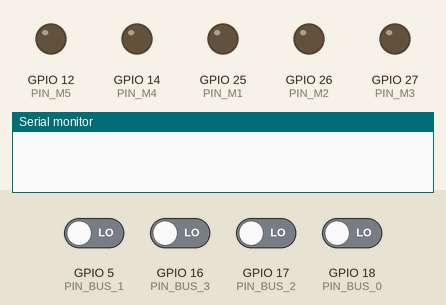
This program was run on a simulated ESP32. Parts: output pins drawn as LEDs (lit = HIGH), the last lines printed to the serial monitor. Inputs (shaded band) come from the test bench; at power-on: GPIO 5 (PIN_BUS_1), GPIO 16 (PIN_BUS_3), GPIO 17 (PIN_BUS_2), GPIO 18 (PIN_BUS_0) LOW.

Above: at 1.2 s.
1.3 s: GPIO 5 (PIN_BUS_1) driven HIGH
At 1.6 s:
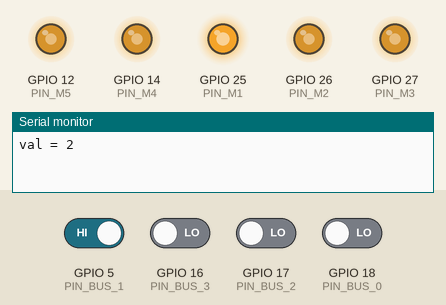
2.8 s: GPIO 16 (PIN_BUS_3) driven HIGH
At 3.9 s:
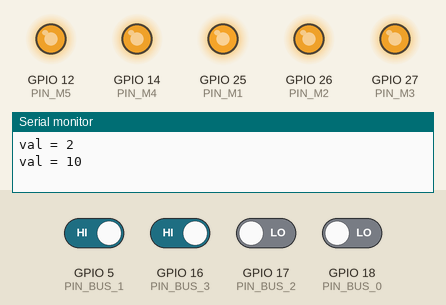
4.3 s: GPIO 17 (PIN_BUS_2) driven HIGH
At 5.1 s:
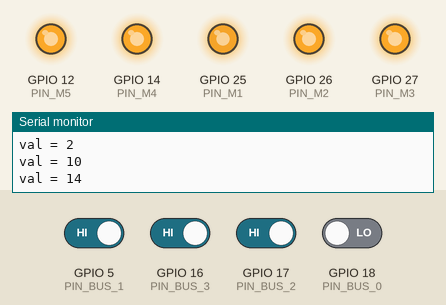
5.8 s: GPIO 18 (PIN_BUS_0) driven HIGH
At 6.2 s:
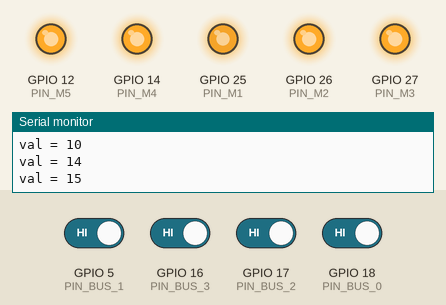
Timing chart, 0 to 8.3 s (numbered marks = the images above; inputs shaded):
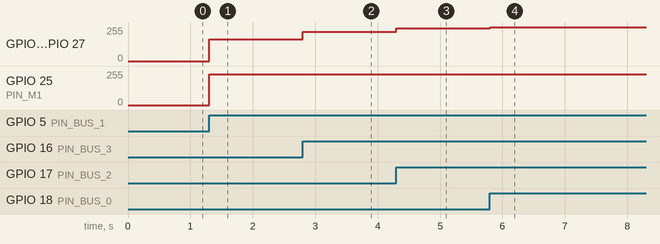

Measured:
- after the input at 1.3 s, GPIO 12 (PIN_M5), GPIO 14 (PIN_M4), GPIO 26 (PIN_M2), GPIO 27 (PIN_M3): 0/255 → 163/255 at once; GPIO 25 (PIN_M1): 0/255 → 232/255 at once
- after the input at 2.8 s, GPIO 12 (PIN_M5), GPIO 14 (PIN_M4), GPIO 26 (PIN_M2), GPIO 27 (PIN_M3): 163/255 → 219/255 at once
- after the input at 4.3 s, GPIO 12 (PIN_M5), GPIO 14 (PIN_M4), GPIO 26 (PIN_M2), GPIO 27 (PIN_M3): 219/255 → 247/255 at once
- after the input at 5.8 s, GPIO 12 (PIN_M5), GPIO 14 (PIN_M4), GPIO 26 (PIN_M2), GPIO 27 (PIN_M3): 247/255 → 255/255 at once

The program:

main.cpp
```cpp
#include <Arduino.h>

// === Paramètres PWM ===
#define PWM_FREQ      10000
#define PWM_RES       8

// === Pins moteurs ===
#define PIN_M1  25
#define PIN_M2  26
#define PIN_M3  27
#define PIN_M4  14
#define PIN_M5  12

// === Canaux PWM ===
#define CH_M1   0
#define CH_M2   1
#define CH_M3   2
#define CH_M4   3
#define CH_M5   4

// === Bus 4 bits ===
#define PIN_BUS_0 18
#define PIN_BUS_1 5
#define PIN_BUS_2 17
#define PIN_BUS_3 16

// === Fonctions ===
uint8_t getBus4BitsValue();
void setMoteur1(uint8_t val);
void setMoteur2(uint8_t val);
void setMoteur3(uint8_t val);
void setMoteur4(uint8_t val);
void setMoteur5(uint8_t val);

uint8_t getDutyFromValue1(uint8_t val);
uint8_t getDutyFromValue(uint8_t val);

// === Setup ===
void setup() {
  Serial.begin(115200);

  pinMode(PIN_M1, OUTPUT);
  pinMode(PIN_M2, OUTPUT);
  pinMode(PIN_M3, OUTPUT);
  pinMode(PIN_M4, OUTPUT);
  pinMode(PIN_M5, OUTPUT);

  pinMode(PIN_BUS_0, INPUT_PULLDOWN);
  pinMode(PIN_BUS_1, INPUT_PULLDOWN);
  pinMode(PIN_BUS_2, INPUT_PULLDOWN);
  pinMode(PIN_BUS_3, INPUT_PULLDOWN);

  ledcSetup(CH_M1, PWM_FREQ, PWM_RES);
  ledcAttachPin(PIN_M1, CH_M1);

  ledcSetup(CH_M2, PWM_FREQ, PWM_RES);
  ledcAttachPin(PIN_M2, CH_M2);

  ledcSetup(CH_M3, PWM_FREQ, PWM_RES);
  ledcAttachPin(PIN_M3, CH_M3);

  ledcSetup(CH_M4, PWM_FREQ, PWM_RES);
  ledcAttachPin(PIN_M4, CH_M4);

  ledcSetup(CH_M5, PWM_FREQ, PWM_RES);
  ledcAttachPin(PIN_M5, CH_M5);
}

uint8_t val_precedente = 0;

void loop() {
  uint8_t val = getBus4BitsValue();
  if (val != val_precedente) {
    Serial.print("val = ");
    Serial.println(val);
    val_precedente = val;
    setMoteur1(1);
    setMoteur2(val);
    setMoteur3(val);
    setMoteur4(val);
    setMoteur5(val);
  }
}

uint8_t getBus4BitsValue() {
  uint8_t val = 0;
  val |= (digitalRead(PIN_BUS_0) << 0);
  val |= (digitalRead(PIN_BUS_1) << 1);
  val |= (digitalRead(PIN_BUS_2) << 2);
  val |= (digitalRead(PIN_BUS_3) << 3);
  // val = 1;
  return val;
}

// === Fonctions pour chaque moteur ===

void setMoteur1(uint8_t val) {
  uint8_t duty = getDutyFromValue1(val);
  ledcWrite(CH_M1, duty);
}

void setMoteur2(uint8_t val) {
  uint8_t duty = getDutyFromValue(val);
  ledcWrite(CH_M2, duty);
}

void setMoteur3(uint8_t val) {
  uint8_t duty = getDutyFromValue(val);
  ledcWrite(CH_M3, duty);
}

void setMoteur4(uint8_t val) {
  uint8_t duty = getDutyFromValue(val);
  ledcWrite(CH_M4, duty);
}

void setMoteur5(uint8_t val) {
  uint8_t duty = getDutyFromValue(val);
  ledcWrite(CH_M5, duty);
}

// === Fonction auxiliaire avec switch-case sur 4 bits ===
uint8_t getDutyFromValue(uint8_t val) {
  uint8_t duty = map(val, 0, 15, 150, 255);
  return duty;
}

uint8_t getDutyFromValue1(uint8_t val) {
  uint8_t duty = map(val, 0, 3, 150, 400);
  return duty;
}
```
